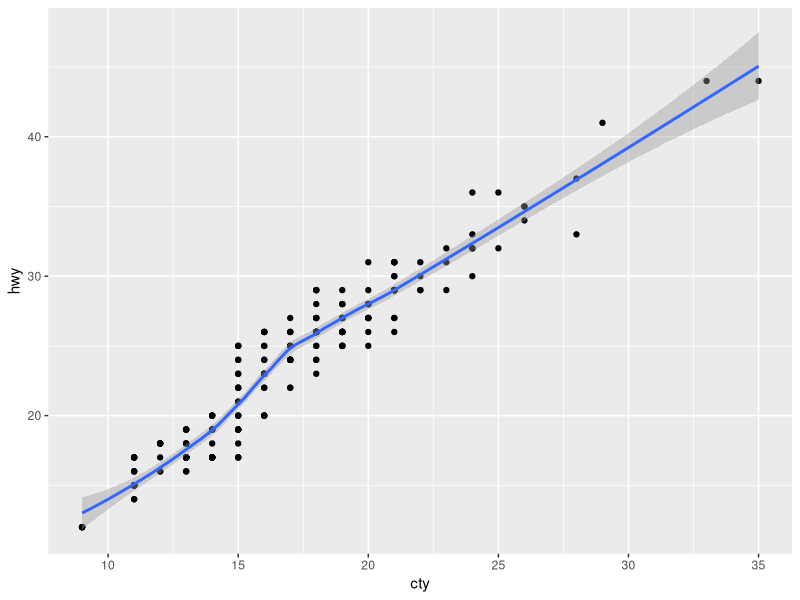
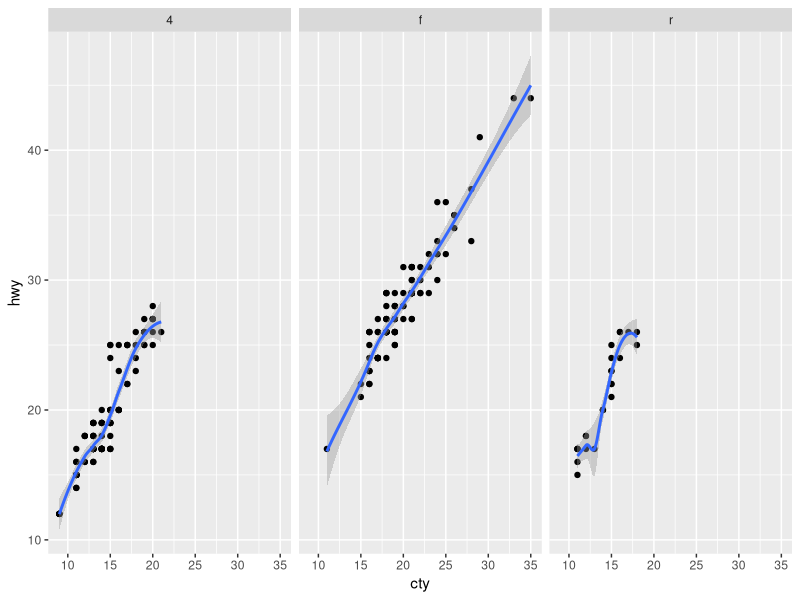
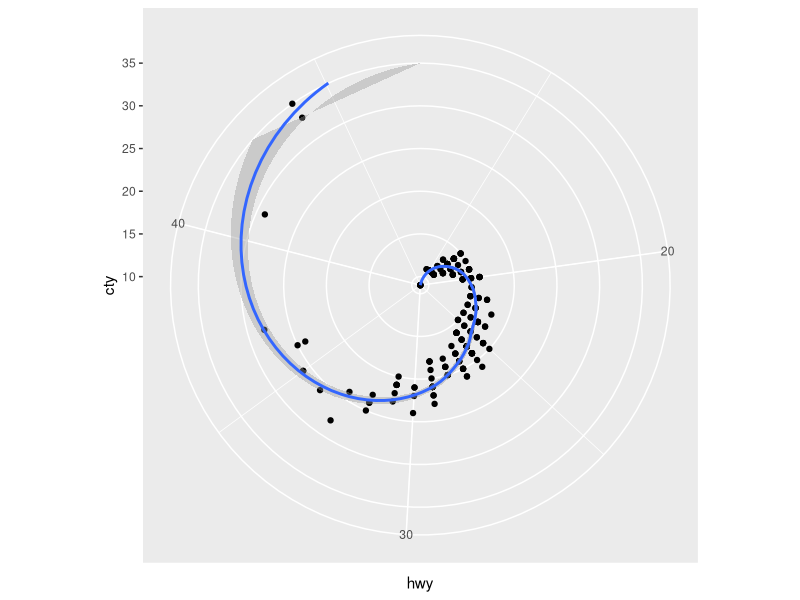
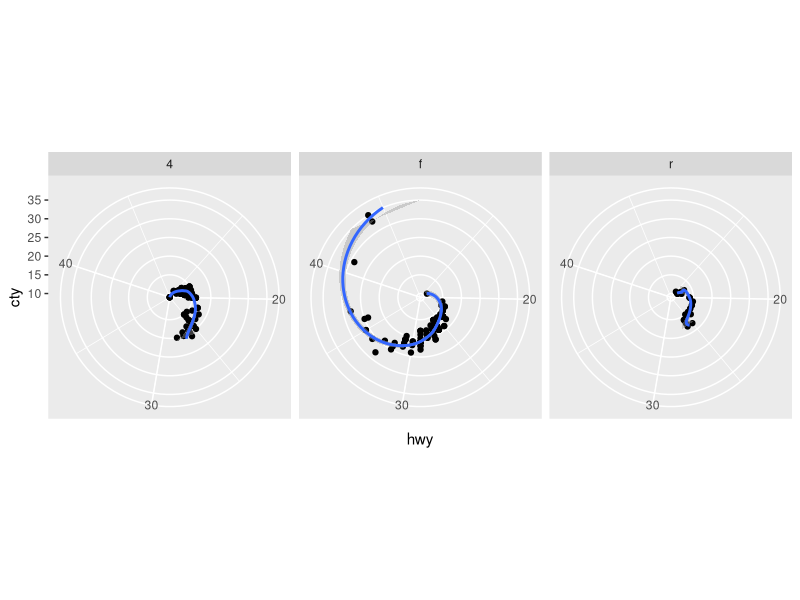
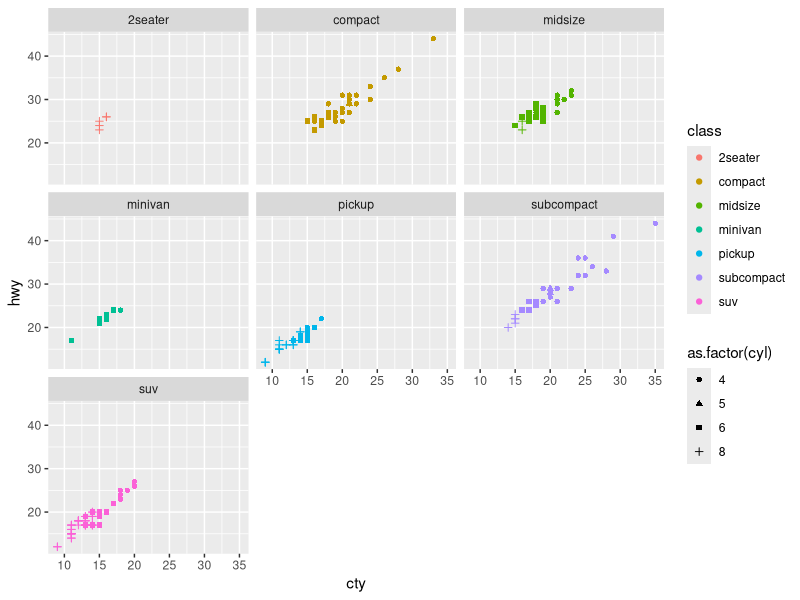
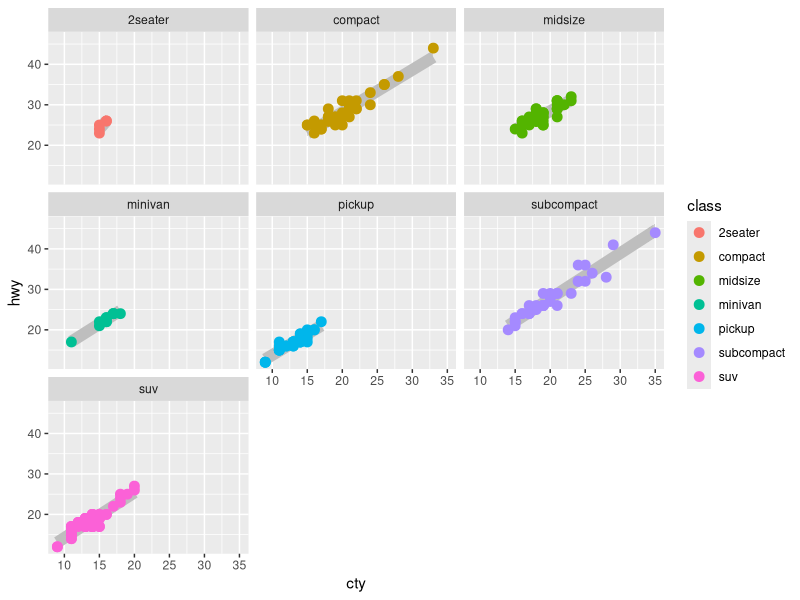

Write R code to recreate these figures, in order.
## ---- chunk 1
library(ggplot2)
## ---- chunk 2
p<-ggplot(mpg)+aes(cty,hwy)+geom_point()+geom_smooth();p
## ---- chunk 3
p+facet_grid(.~drv)
## ---- chunk 4
p<-ggplot(mpg)+aes(cty,hwy)+geom_point()+geom_smooth()+coord_polar(theta = "y");p
## ---- chunk 5
p+facet_grid(.~drv)
## ---- chunk 6
ggplot(mpg)+
  geom_point(aes(cty,hwy,color=class,shape=as.factor(cyl)))+
  facet_wrap(~class)
## ---- chunk 7
ggplot(mpg,aes(cty,hwy,color=class))+
  geom_smooth(method="lm",color="grey",size=4)+ 
  geom_point(size=3)+
  facet_wrap(~class)
